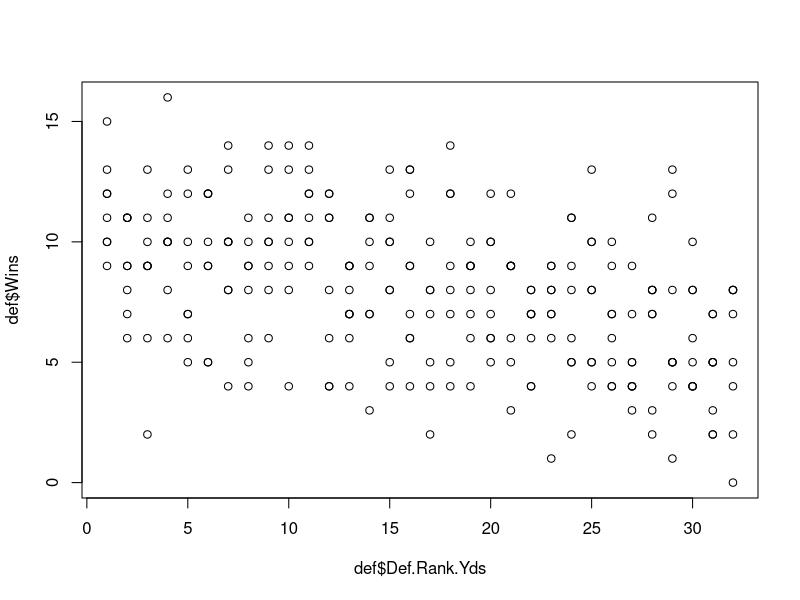
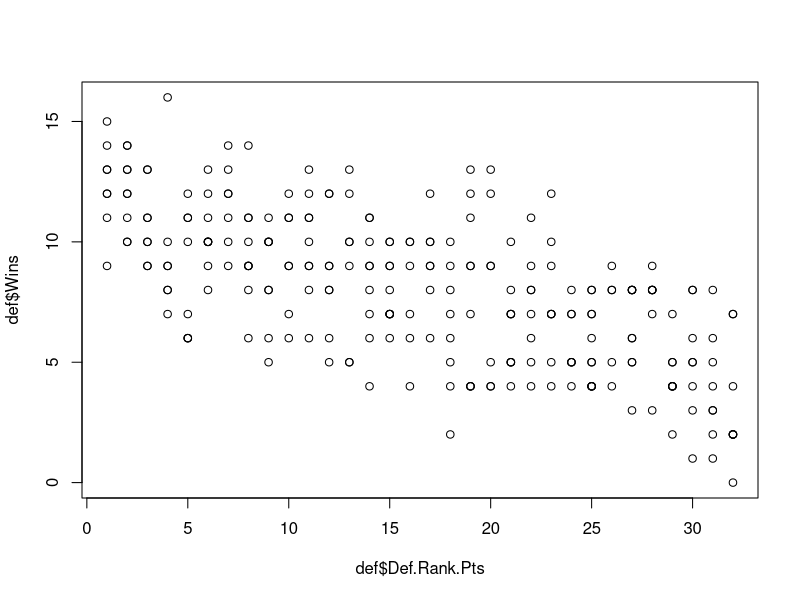

Here is the R script that generated these plots, in order:
library(ggplot2)

nfl <- read.csv('salary_season.csv', stringsAsFactors=FALSE)

# 1. combine lbs

total_lbs <- nfl[,'LB.Cost'] + nfl[,'OLB.Cost'] + nfl[,'MLB.Cost']
nfl <- cbind(nfl, tLB.Cost = total_lbs)

# 2. get a defense total p/team

total_d <- nfl[,'tLB.Cost'] + nfl[,'DE.Cost'] + nfl[,'DT.Cost'] 
                            + nfl[,'CB.Cost'] + nfl[,'S.Cost']
nfl <- cbind(nfl, tD.Cost = total_d)

# 3. create ratio of each defensive position of defense as a whole

lb_pct <- nfl[,'tLB.Cost'] / nfl[,'tD.Cost']  
dt_pct <- nfl[,'DT.Cost'] / nfl[,'tD.Cost']  
de_pct <- nfl[,'DE.Cost'] / nfl[,'tD.Cost']  
cb_pct <- nfl[,'CB.Cost'] / nfl[,'tD.Cost']  
s_pct <- nfl[,'S.Cost'] / nfl[,'tD.Cost']  

nfl <- cbind(nfl, lb_pct, dt_pct, de_pct, cb_pct, s_pct)

# 4. trim the data down to defense only

def <- subset(nfl,select=c("team_name",
                           "year",
                           "Wins",
                           "Points.Against",
                           "Def.Rank.Pts",
                           "Def.Rank.Yds",
                           "lb_pct",
                           "dt_pct",
                           "de_pct",
                           "cb_pct",
                           "s_pct"))

plot(def$'Def.Rank.Yds', def$'Wins')
plot(def$'Def.Rank.Pts', def$'Wins')